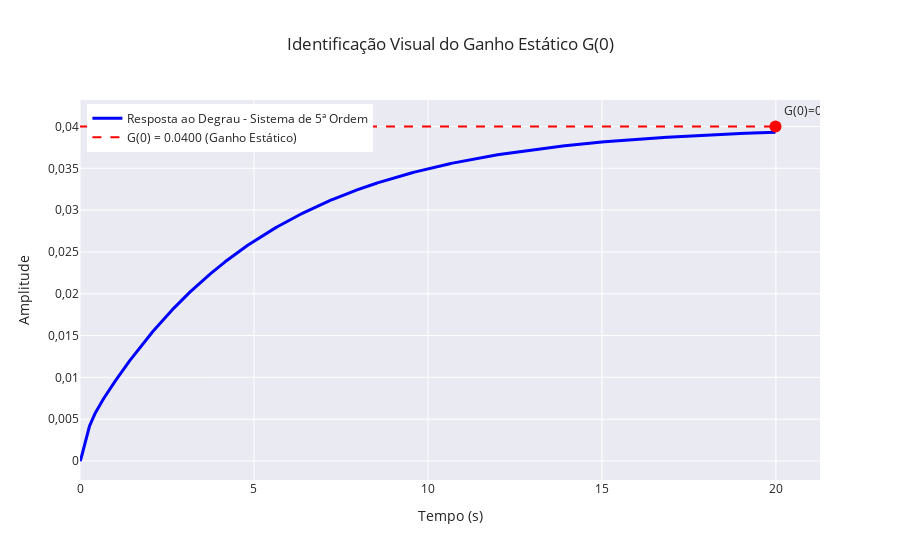

Notebook code cell kept with this figure:
### Markdown cell above
### Passo 1: Identificação Visual do Ganho Estático G(0)

O ganho estático G(0) corresponde ao valor final da resposta ao degrau do sistema. Visualmente, podemos identificá-lo observando o valor que a resposta estabiliza após um tempo suficientemente longo.

### Code cell
T_sim = np.arange(0, 20, 0.01)
t_5, y_5 = ct.step_response(G_5, T_sim)

ganho_estatico = ct.dcgain(G_5)
print(f"Ganho estático G(0) = {ganho_estatico:.4f}")
print(f"\nInterpretação: O valor final da resposta ao degrau é {ganho_estatico:.4f}")

fig = go.Figure()

grafico_G5 = go.Scatter(
    x=t_5,
    y=y_5,
    name="Resposta ao Degrau - Sistema de 5ª Ordem",
    mode="lines",
    line={"color": "blue", "width": 3},
)

linha_G0 = go.Scatter(
    x=[0, T_sim[-1]],
    y=[ganho_estatico, ganho_estatico],
    mode="lines",
    line={"color": "red", "width": 2, "dash": "dash"},
    name=f"G(0) = {ganho_estatico:.4f} (Ganho Estático)",
)

valor_final = go.Scatter(
    x=[T_sim[-1]],
    y=[ganho_estatico],
    mode="markers+text",
    marker={"size": 12, "color": "red", "symbol": "circle"},
    text=[f"G(0)={ganho_estatico:.4f}"],
    textposition="top right",
    name="",
    showlegend=False,
)

fig.add_trace(grafico_G5)
fig.add_trace(linha_G0)
fig.add_trace(valor_final)

fig.update_layout(
    title="Identificação Visual do Ganho Estático G(0)",
    xaxis_title="Tempo (s)",
    yaxis_title="Amplitude",
    separators=",.",
    template="seaborn",
    legend={"yanchor": "top", "y": 0.99, "xanchor": "left", "x": 0.01},
)

fig.show()

### Figure 1 — Plotly figure (JSON) as saved in the notebook; plotly's stock layout.template omitted (floating-point values rounded to 4 significant figures; data arrays with more than 128 entries replaced by an {"elided": "..."} marker saying what was removed)
{"data": [{"line": {"color": "blue", "width": 3}, "mode": "lines", "name": "Resposta ao Degrau - Sistema de 5ª Ordem", "type": "scatter", "x": {"elided": "2000 float values"}, "y": {"elided": "2000 float values"}}, {"line": {"color": "red", "dash": "dash", "width": 2}, "mode": "lines", "name": "G(0) = 0.0400 (Ganho Estático)", "type": "scatter", "x": [0, 19.99], "y": [0.04, 0.04]}, {"marker": {"color": "red", "size": 12, "symbol": "circle"}, "mode": "markers+text", "name": "", "showlegend": false, "text": ["G(0)=0.0400"], "textposition": "top right", "type": "scatter", "x": [19.99], "y": [0.04]}], "layout": {"legend": {"x": 0.01, "xanchor": "left", "y": 0.99, "yanchor": "top"}, "separators": ",.", "title": {"text": "Identificação Visual do Ganho Estático G(0)"}, "xaxis": {"title": {"text": "Tempo (s)"}}, "yaxis": {"title": {"text": "Amplitude"}}}}
